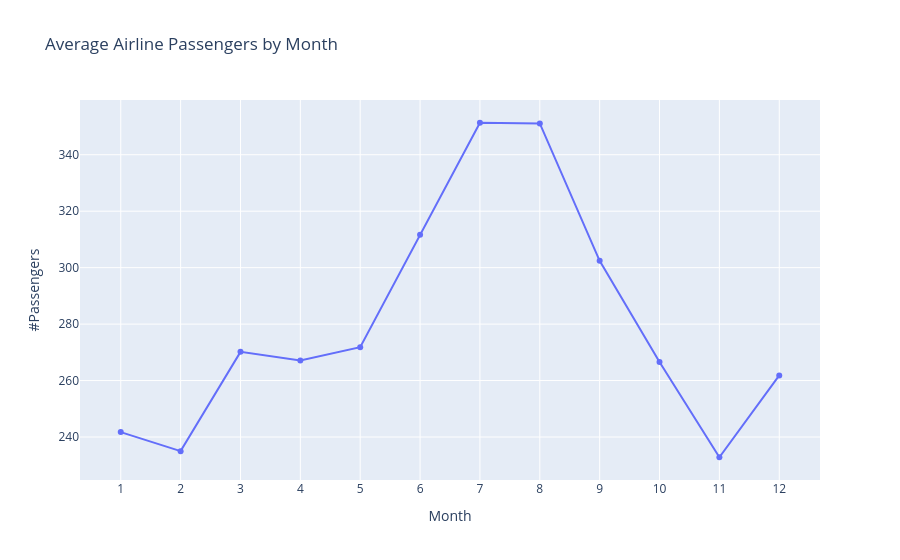

The cell this chart's notebook holds for it:
### Markdown cell above
## Plotly monthly seasonality:

### Code cell
monthly_df = monthly_avg.reset_index()

fig = px.line(
    monthly_df,
    x="Month",
    y="#Passengers",
    markers=True,
    title="Average Airline Passengers by Month"
)

fig.update_layout(
    xaxis=dict(
        tickmode="linear",
        dtick=1
    )
)

fig.show()

### Figure 1 — Plotly figure (JSON) as saved in the notebook; plotly's stock layout.template omitted (floating-point values rounded to 4 significant figures)
{"data": [{"hovertemplate": "Month=%{x}<br>#Passengers=%{y}<extra></extra>", "legendgroup": "", "line": {"color": "#636efa", "dash": "solid"}, "marker": {"symbol": "circle"}, "mode": "lines+markers", "name": "", "orientation": "v", "showlegend": false, "type": "scatter", "x": [1, 2, 3, 4, 5, 6, 7, 8, 9, 10, 11, 12], "xaxis": "x", "y": [241.8, 235.0, 270.2, 267.1, 271.8, 311.7, 351.3, 351.1, 302.4, 266.6, 232.8, 261.8], "yaxis": "y"}], "layout": {"legend": {"tracegroupgap": 0}, "title": {"text": "Average Airline Passengers by Month"}, "xaxis": {"anchor": "y", "domain": [0, 1], "dtick": 1, "tickmode": "linear", "title": {"text": "Month"}}, "yaxis": {"anchor": "x", "domain": [0, 1], "title": {"text": "#Passengers"}}}}
